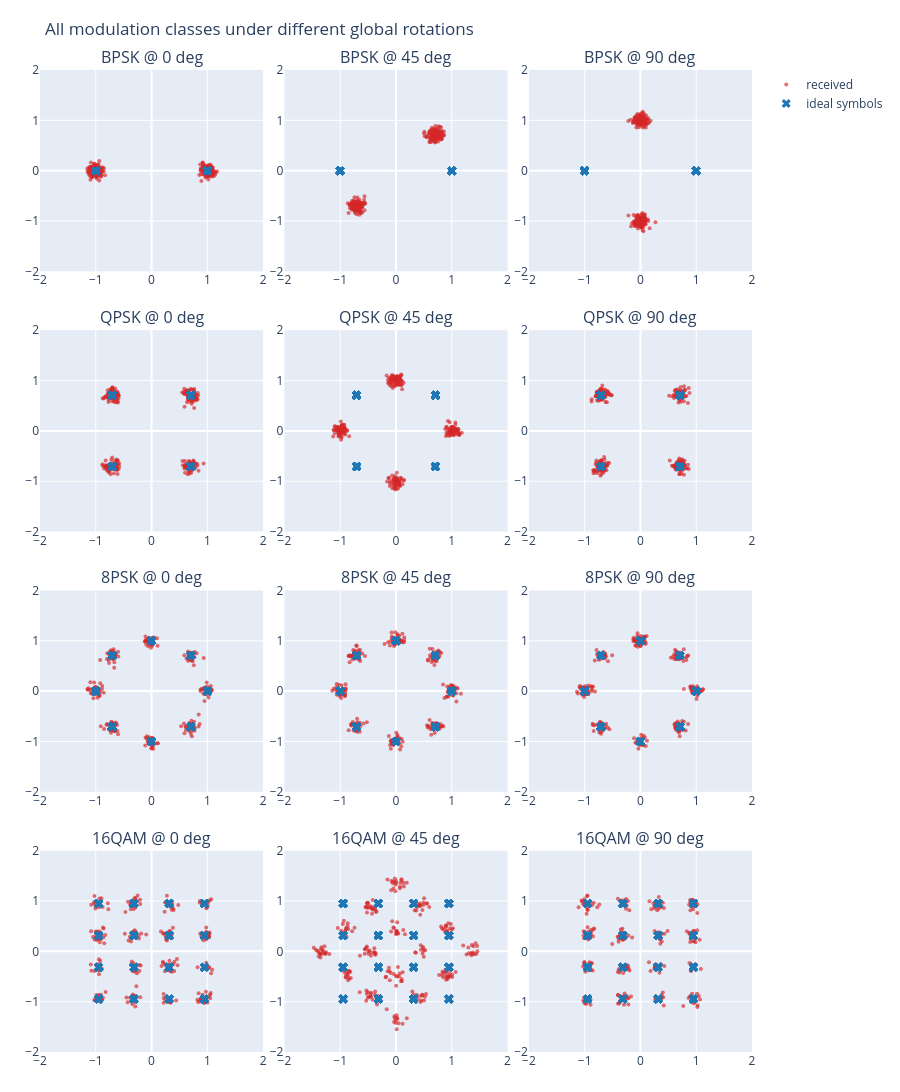

The cell this chart's notebook holds for it:
### Code cell
fig = plot_constellation_rotation_grid(rotations_deg=(0.0, 45.0, 90.0), snr_db=20.0, n_symbols=256, seed=11)
fig.show()

### Figure 1 — Plotly figure (JSON) as saved in the notebook; plotly's stock layout.template omitted (floating-point values rounded to 4 significant figures; data arrays with more than 128 entries replaced by an {"elided": "..."} marker saying what was removed)
{"data": [{"marker": {"color": "#d62728", "opacity": 0.65, "size": 4}, "mode": "markers", "name": "received", "showlegend": true, "type": "scatter", "x": {"elided": "256 float values"}, "xaxis": "x", "y": {"elided": "256 float values"}, "yaxis": "y"}, {"marker": {"color": "#1f77b4", "size": 8, "symbol": "x"}, "mode": "markers", "name": "ideal symbols", "showlegend": true, "type": "scatter", "x": {"elided": "256 float values"}, "xaxis": "x", "y": {"elided": "256 float values"}, "yaxis": "y"}, {"marker": {"color": "#d62728", "opacity": 0.65, "size": 4}, "mode": "markers", "name": "received", "showlegend": false, "type": "scatter", "x": {"elided": "256 float values"}, "xaxis": "x2", "y": {"elided": "256 float values"}, "yaxis": "y2"}, {"marker": {"color": "#1f77b4", "size": 8, "symbol": "x"}, "mode": "markers", "name": "ideal symbols", "showlegend": false, "type": "scatter", "x": {"elided": "256 float values"}, "xaxis": "x2", "y": {"elided": "256 float values"}, "yaxis": "y2"}, {"marker": {"color": "#d62728", "opacity": 0.65, "size": 4}, "mode": "markers", "name": "received", "showlegend": false, "type": "scatter", "x": {"elided": "256 float values"}, "xaxis": "x3", "y": {"elided": "256 float values"}, "yaxis": "y3"}, {"marker": {"color": "#1f77b4", "size": 8, "symbol": "x"}, "mode": "markers", "name": "ideal symbols", "showlegend": false, "type": "scatter", "x": {"elided": "256 float values"}, "xaxis": "x3", "y": {"elided": "256 float values"}, "yaxis": "y3"}, {"marker": {"color": "#d62728", "opacity": 0.65, "size": 4}, "mode": "markers", "name": "received", "showlegend": false, "type": "scatter", "x": {"elided": "256 float values"}, "xaxis": "x4", "y": {"elided": "256 float values"}, "yaxis": "y4"}, {"marker": {"color": "#1f77b4", "size": 8, "symbol": "x"}, "mode": "markers", "name": "ideal symbols", "showlegend": false, "type": "scatter", "x": {"elided": "256 float values"}, "xaxis": "x4", "y": {"elided": "256 float values"}, "yaxis": "y4"}, {"marker": {"color": "#d62728", "opacity": 0.65, "size": 4}, "mode": "markers", "name": "received", "showlegend": false, "type": "scatter", "x": {"elided": "256 float values"}, "xaxis": "x5", "y": {"elided": "256 float values"}, "yaxis": "y5"}, {"marker": {"color": "#1f77b4", "size": 8, "symbol": "x"}, "mode": "markers", "name": "ideal symbols", "showlegend": false, "type": "scatter", "x": {"elided": "256 float values"}, "xaxis": "x5", "y": {"elided": "256 float values"}, "yaxis": "y5"}, {"marker": {"color": "#d62728", "opacity": 0.65, "size": 4}, "mode": "markers", "name": "received", "showlegend": false, "type": "scatter", "x": {"elided": "256 float values"}, "xaxis": "x6", "y": {"elided": "256 float values"}, "yaxis": "y6"}, {"marker": {"color": "#1f77b4", "size": 8, "symbol": "x"}, "mode": "markers", "name": "ideal symbols", "showlegend": false, "type": "scatter", "x": {"elided": "256 float values"}, "xaxis": "x6", "y": {"elided": "256 float values"}, "yaxis": "y6"}, {"marker": {"color": "#d62728", "opacity": 0.65, "size": 4}, "mode": "markers", "name": "received", "showlegend": false, "type": "scatter", "x": {"elided": "256 float values"}, "xaxis": "x7", "y": {"elided": "256 float values"}, "yaxis": "y7"}, {"marker": {"color": "#1f77b4", "size": 8, "symbol": "x"}, "mode": "markers", "name": "ideal symbols", "showlegend": false, "type": "scatter", "x": {"elided": "256 float values"}, "xaxis": "x7", "y": {"elided": "256 float values"}, "yaxis": "y7"}, {"marker": {"color": "#d62728", "opacity": 0.65, "size": 4}, "mode": "markers", "name": "received", "showlegend": false, "type": "scatter", "x": {"elided": "256 float values"}, "xaxis": "x8", "y": {"elided": "256 float values"}, "yaxis": "y8"}, {"marker": {"color": "#1f77b4", "size": 8, "symbol": "x"}, "mode": "markers", "name": "ideal symbols", "showlegend": false, "type": "scatter", "x": {"elided": "256 float values"}, "xaxis": "x8", "y": {"elided": "256 float values"}, "yaxis": "y8"}, {"marker": {"color": "#d62728", "opacity": 0.65, "size": 4}, "mode": "markers", "name": "received", "showlegend": false, "type": "scatter", "x": {"elided": "256 float values"}, "xaxis": "x9", "y": {"elided": "256 float values"}, "yaxis": "y9"}, {"marker": {"color": "#1f77b4", "size": 8, "symbol": "x"}, "mode": "markers", "name": "ideal symbols", "showlegend": false, "type": "scatter", "x": {"elided": "256 float values"}, "xaxis": "x9", "y": {"elided": "256 float values"}, "yaxis": "y9"}, {"marker": {"color": "#d62728", "opacity": 0.65, "size": 4}, "mode": "markers", "name": "received", "showlegend": false, "type": "scatter", "x": {"elided": "256 float values"}, "xaxis": "x10", "y": {"elided": "256 float values"}, "yaxis": "y10"}, {"marker": {"color": "#1f77b4", "size": 8, "symbol": "x"}, "mode": "markers", "name": "ideal symbols", "showlegend": false, "type": "scatter", "x": {"elided": "256 float values"}, "xaxis": "x10", "y": {"elided": "256 float values"}, "yaxis": "y10"}, {"marker": {"color": "#d62728", "opacity": 0.65, "size": 4}, "mode": "markers", "name": "received", "showlegend": false, "type": "scatter", "x": {"elided": "256 float values"}, "xaxis": "x11", "y": {"elided": "256 float values"}, "yaxis": "y11"}, {"marker": {"color": "#1f77b4", "size": 8, "symbol": "x"}, "mode": "markers", "name": "ideal symbols", "showlegend": false, "type": "scatter", "x": {"elided": "256 float values"}, "xaxis": "x11", "y": {"elided": "256 float values"}, "yaxis": "y11"}, {"marker": {"color": "#d62728", "opacity": 0.65, "size": 4}, "mode": "markers", "name": "received", "showlegend": false, "type": "scatter", "x": {"elided": "256 float values"}, "xaxis": "x12", "y": {"elided": "256 float values"}, "yaxis": "y12"}, {"marker": {"color": "#1f77b4", "size": 8, "symbol": "x"}, "mode": "markers", "name": "ideal symbols", "showlegend": false, "type": "scatter", "x": {"elided": "256 float values"}, "xaxis": "x12", "y": {"elided": "256 float values"}, "yaxis": "y12"}], "layout": {"annotations": [{"font": {"size": 16}, "showarrow": false, "text": "BPSK @ 0 deg", "x": 0.1567, "xanchor": "center", "xref": "paper", "y": 1, "yanchor": "bottom", "yref": "paper"}, {"font": {"size": 16}, "showarrow": false, "text": "BPSK @ 45 deg", "x": 0.5, "xanchor": "center", "xref": "paper", "y": 1, "yanchor": "bottom", "yref": "paper"}, {"font": {"size": 16}, "showarrow": false, "text": "BPSK @ 90 deg", "x": 0.8433, "xanchor": "center", "xref": "paper", "y": 1, "yanchor": "bottom", "yref": "paper"}, {"font": {"size": 16}, "showarrow": false, "text": "QPSK @ 0 deg", "x": 0.1567, "xanchor": "center", "xref": "paper", "y": 0.735, "yanchor": "bottom", "yref": "paper"}, {"font": {"size": 16}, "showarrow": false, "text": "QPSK @ 45 deg", "x": 0.5, "xanchor": "center", "xref": "paper", "y": 0.735, "yanchor": "bottom", "yref": "paper"}, {"font": {"size": 16}, "showarrow": false, "text": "QPSK @ 90 deg", "x": 0.8433, "xanchor": "center", "xref": "paper", "y": 0.735, "yanchor": "bottom", "yref": "paper"}, {"font": {"size": 16}, "showarrow": false, "text": "8PSK @ 0 deg", "x": 0.1567, "xanchor": "center", "xref": "paper", "y": 0.47, "yanchor": "bottom", "yref": "paper"}, {"font": {"size": 16}, "showarrow": false, "text": "8PSK @ 45 deg", "x": 0.5, "xanchor": "center", "xref": "paper", "y": 0.47, "yanchor": "bottom", "yref": "paper"}, {"font": {"size": 16}, "showarrow": false, "text": "8PSK @ 90 deg", "x": 0.8433, "xanchor": "center", "xref": "paper", "y": 0.47, "yanchor": "bottom", "yref": "paper"}, {"font": {"size": 16}, "showarrow": false, "text": "16QAM @ 0 deg", "x": 0.1567, "xanchor": "center", "xref": "paper", "y": 0.205, "yanchor": "bottom", "yref": "paper"}, {"font": {"size": 16}, "showarrow": false, "text": "16QAM @ 45 deg", "x": 0.5, "xanchor": "center", "xref": "paper", "y": 0.205, "yanchor": "bottom", "yref": "paper"}, {"font": {"size": 16}, "showarrow": false, "text": "16QAM @ 90 deg", "x": 0.8433, "xanchor": "center", "xref": "paper", "y": 0.205, "yanchor": "bottom", "yref": "paper"}], "autosize": true, "height": 1200, "margin": {"b": 40, "l": 40, "r": 20, "t": 70}, "title": {"text": "All modulation classes under different global rotations"}, "xaxis": {"anchor": "y", "domain": [0, 0.3133], "range": [-2, 2], "zeroline": true}, "xaxis10": {"anchor": "y10", "domain": [0, 0.3133], "range": [-2, 2], "zeroline": true}, "xaxis11": {"anchor": "y11", "domain": [0.3433, 0.6567], "range": [-2, 2], "zeroline": true}, "xaxis12": {"anchor": "y12", "domain": [0.6867, 1.0], "range": [-2, 2], "zeroline": true}, "xaxis2": {"anchor": "y2", "domain": [0.3433, 0.6567], "range": [-2, 2], "zeroline": true}, "xaxis3": {"anchor": "y3", "domain": [0.6867, 1.0], "range": [-2, 2], "zeroline": true}, "xaxis4": {"anchor": "y4", "domain": [0, 0.3133], "range": [-2, 2], "zeroline": true}, "xaxis5": {"anchor": "y5", "domain": [0.3433, 0.6567], "range": [-2, 2], "zeroline": true}, "xaxis6": {"anchor": "y6", "domain": [0.6867, 1.0], "range": [-2, 2], "zeroline": true}, "xaxis7": {"anchor": "y7", "domain": [0, 0.3133], "range": [-2, 2], "zeroline": true}, "xaxis8": {"anchor": "y8", "domain": [0.3433, 0.6567], "range": [-2, 2], "zeroline": true}, "xaxis9": {"anchor": "y9", "domain": [0.6867, 1.0], "range": [-2, 2], "zeroline": true}, "yaxis": {"anchor": "x", "domain": [0.795, 1], "range": [-2, 2], "zeroline": true}, "yaxis10": {"anchor": "x10", "domain": [0, 0.205], "range": [-2, 2], "zeroline": true}, "yaxis11": {"anchor": "x11", "domain": [0, 0.205], "range": [-2, 2], "zeroline": true}, "yaxis12": {"anchor": "x12", "domain": [0, 0.205], "range": [-2, 2], "zeroline": true}, "yaxis2": {"anchor": "x2", "domain": [0.795, 1], "range": [-2, 2], "zeroline": true}, "yaxis3": {"anchor": "x3", "domain": [0.795, 1], "range": [-2, 2], "zeroline": true}, "yaxis4": {"anchor": "x4", "domain": [0.53, 0.735], "range": [-2, 2], "zeroline": true}, "yaxis5": {"anchor": "x5", "domain": [0.53, 0.735], "range": [-2, 2], "zeroline": true}, "yaxis6": {"anchor": "x6", "domain": [0.53, 0.735], "range": [-2, 2], "zeroline": true}, "yaxis7": {"anchor": "x7", "domain": [0.265, 0.47], "range": [-2, 2], "zeroline": true}, "yaxis8": {"anchor": "x8", "domain": [0.265, 0.47], "range": [-2, 2], "zeroline": true}, "yaxis9": {"anchor": "x9", "domain": [0.265, 0.47], "range": [-2, 2], "zeroline": true}}}
